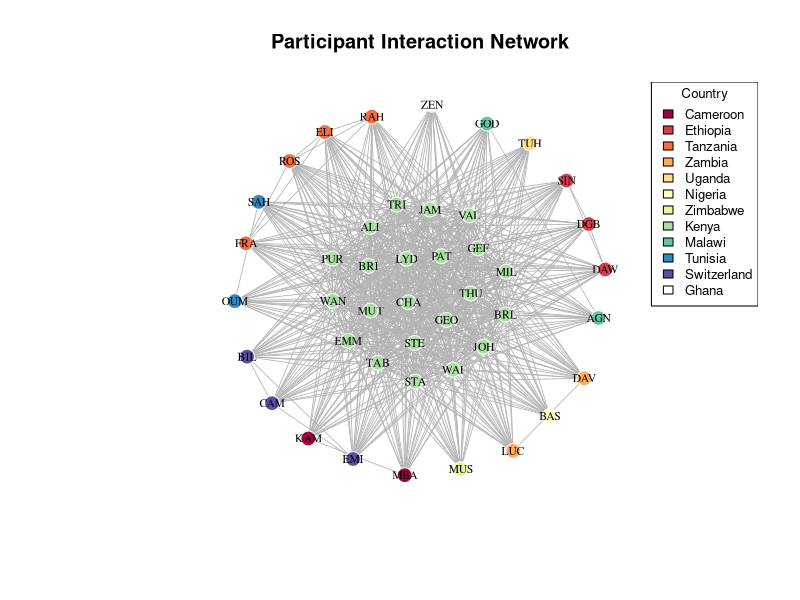
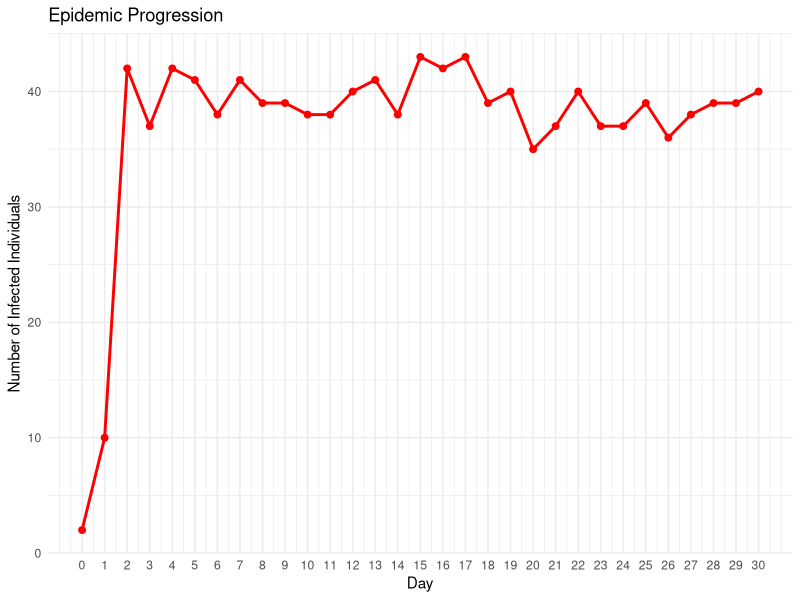
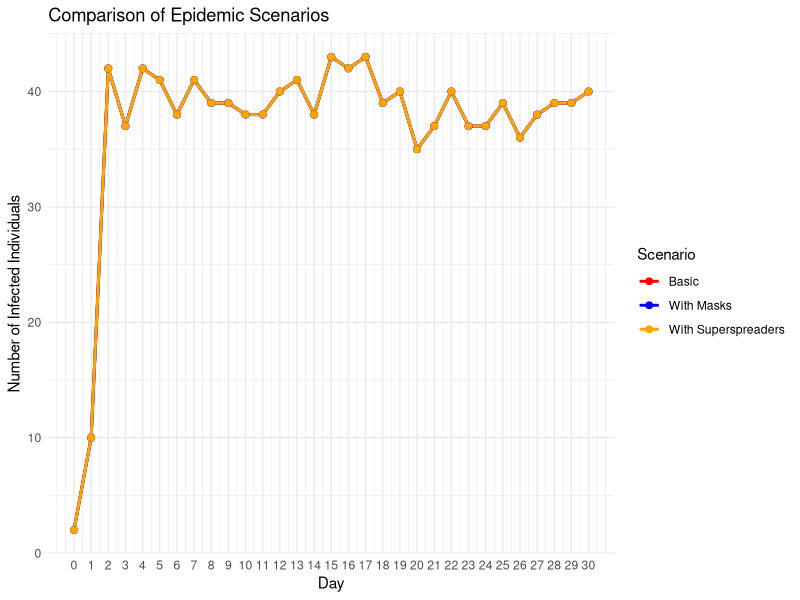
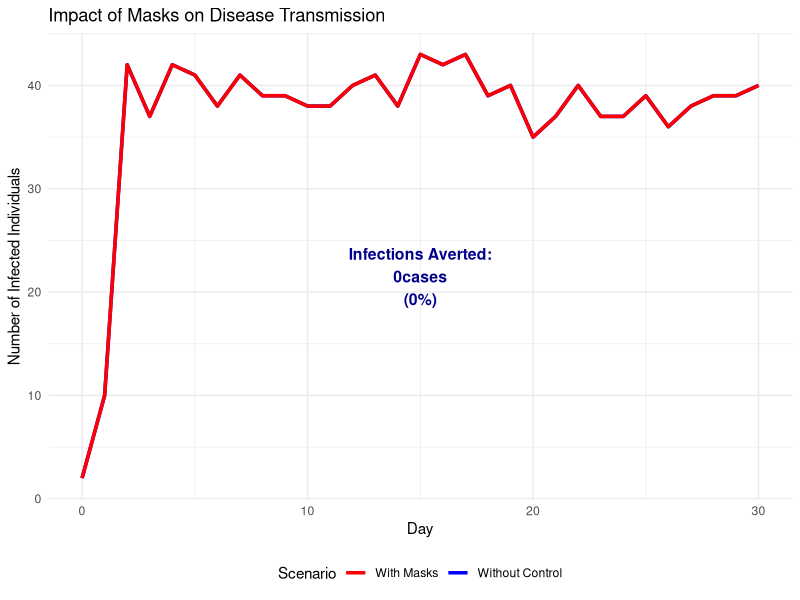
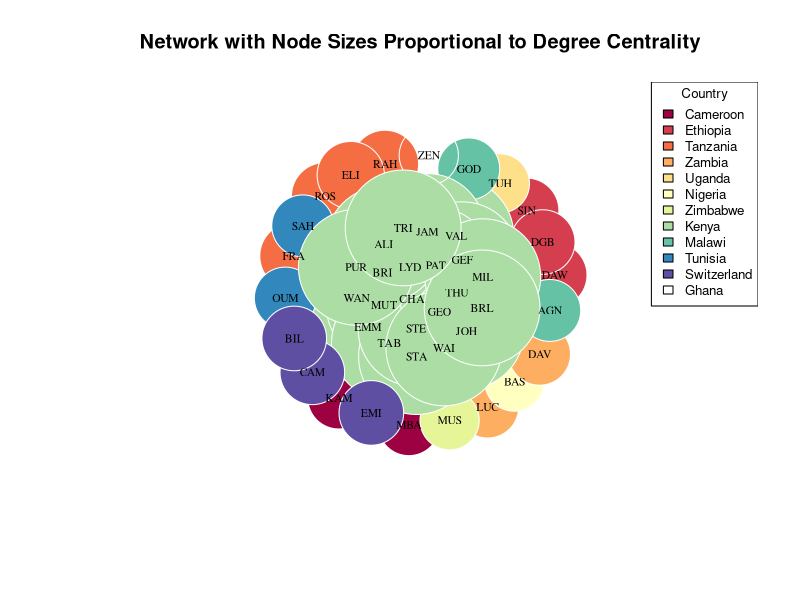
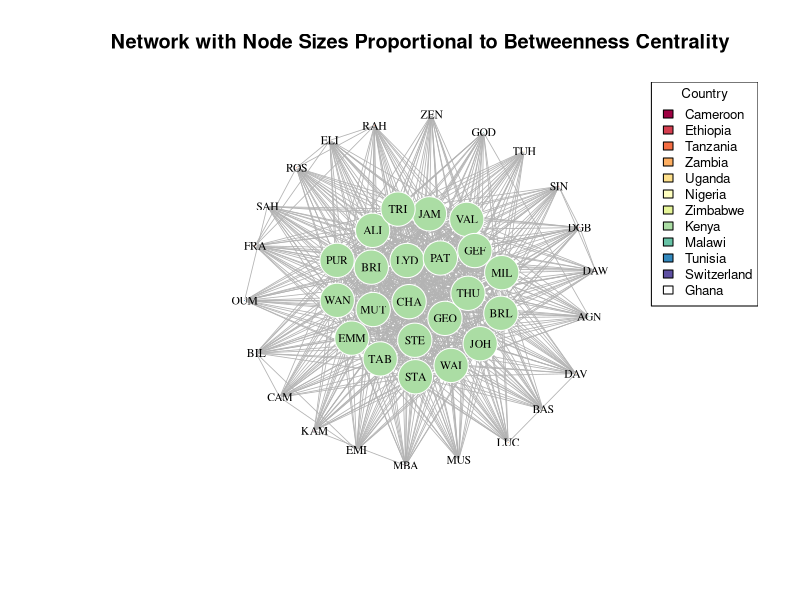
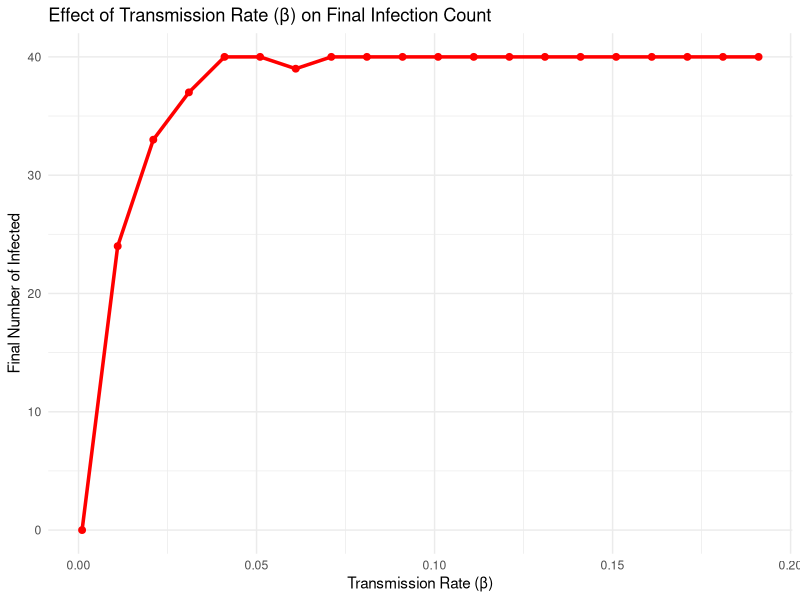
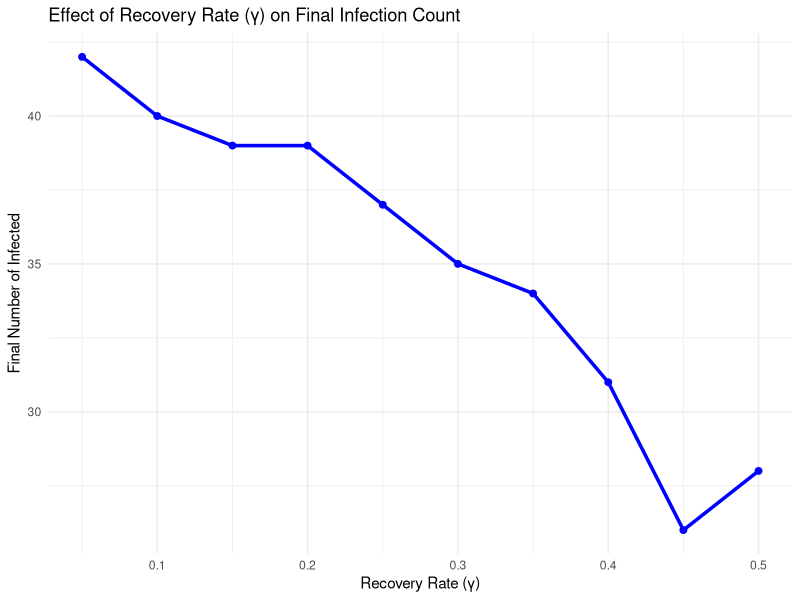

The R source for these figures, in order:
###### The following exercise ####
##Network Analysis and SIS Epidemic Model##

####Project Description####

##This project introduces the intersection of network analysis and epidemic modeling through 
## a hands-on exploration of disease transmission dynamics. Using a dataset of participants 
## from various countries attending a Malaria Modelling modular program in Nairobi, Kenya, 
## participants learn to construct social networks based on participants interaction patterns 
## and simulate disease spread using a Susceptible-Infected-Susceptible (SIS) model.

##The project aims to demonstrate how network structure influences epidemic outcomes by modeling 
## connections between individuals from the same countries, with Kenya serving as a hub connecting 
## participants from different nations. The aim is to explore key epidemiological concepts including 
## transmission rates (β), recovery rates (γ), and intervention strategies like wearing masks and 
##identification of superspreaders.

##Through this practical exercise, participants should gain a hands-on experience with network visualization, 
## epidemic simulation, and quantitative analysis of public health interventions. The goals is to emphasize 
## applications by examining scenarios such as the impact of protective measures introduced mid-outbreak 
## and the role of highly connected individuals in accelerating disease spread.

##Exercises are presented at the end of this tutorial

##############################################################################

#Packages for this work
library(igraph) # For graphs
library(ggplot2) # For plots
library(dplyr) # For manipulation
library(RColorBrewer) # For colours

##Create the dataset - participants, and their country of origin.
data <- data.frame( Participant = c("KAM", "SIN", "RAH", "DAW", "LUC", "TUH", "BAS", "MBA", 
                                    "MUS", "DAV", "CHA", "EMM", "LYD", "VAL", "GOD", "AGN", 
                                    "ROS", "FRA", "JAM", "DGB", "ELI", "WAN", "MUT", "GEO", 
                                    "GEF", "SAH", "PAT", "TAB", "BRI", "STA", "OUM", "STE", 
                                    "THU", "EMI", "CAM", "ZEN", "BIL", "JOH", "ALI", "PUR", 
                                    "WAI", "MIL", "BRL", "TRI"),  
                    Country = c("Cameroon", "Ethiopia", "Tanzania", "Ethiopia", "Zambia", 
                                "Uganda", "Nigeria", "Cameroon", "Zimbabwe", "Zambia", "Kenya", 
                                "Kenya", "Kenya", "Kenya", "Malawi", "Malawi", "Tanzania", "Tanzania", 
                                "Kenya", "Ethiopia", "Tanzania", "Kenya", "Kenya", "Kenya", "Kenya", 
                                "Tunisia", "Kenya", "Kenya", "Kenya", "Kenya", "Tunisia", "Kenya", 
                                "Kenya", "Switzerland", "Switzerland", "Ghana", "Switzerland", "Kenya", 
                                "Kenya", "Kenya", "Kenya", "Kenya", "Kenya", "Kenya"))

#####PART 1. NETWORK CONSTRUCION ####

##Remember Networks are based on matrices - adjacency matrix defines who is connected to whom.
##Create an adjacency matrix based on connection rules: 
#a) People from same country are connected; 
#b) Non-Kenyans are also connected to Kenyans. 
create_network <- function(data) {
  n <- nrow(data)
  adj_matrix <- matrix(0, n, n)
  rownames(adj_matrix) <- colnames(adj_matrix) <- data$Participant
  
  for(i in 1:n) {
    for(j in 1:n) {
      if(i != j) {
##Same country connect
        if(data$Country[i] == data$Country[j]) {
          adj_matrix[i,j] <- 1
        }
##Non-Kenyans connect to Kenyans
        else if(data$Country[i] != "Kenya" & data$Country[j] == "Kenya") {
          adj_matrix[i,j] <- 1
        }
        else if(data$Country[i] == "Kenya" & data$Country[j] != "Kenya") {
          adj_matrix[i,j] <- 1
        }
      }
    }
  }
  return(adj_matrix)
}

##Create the network and add attributes - what is an attribute?

adj_matrix <- create_network(data) ### Explore the adjacency 
adj_matrix
g <- graph_from_adjacency_matrix(adj_matrix, mode = "undirected") #What does undirected mean? How does it differ from a directed graph?
#g
##Add attributes
V(g)$country <- data$Country
V(g)$name <- data$Participant

##Create and visualize the network
plot_network <- function(g, data) {
##Color nodes by country
countries <- unique(data$Country)
colors <- RColorBrewer::brewer.pal(min(length(countries), 11), "Spectral")
country_colors <- setNames(colors[1:length(countries)], countries)
  
##Set vertex colors using the country attribute
V(g)$color <- country_colors[V(g)$country]
  
##Set the graph layout - there are many layouts - please explore them
set.seed(123)
layout <- layout_with_fr(g)
  
##Plot
plot(g,
     layout = layout,
     vertex.size = 8,
     vertex.label = V(g)$name,  # Explicitly use vertex names - what if you don't want to have people's names on the vertices? How would you modify this?
     vertex.label.cex = 0.7,
     vertex.label.color = "black",
     vertex.frame.color = "white",
     edge.color = "gray70",
     edge.width = 0.8,
     main = "Participant Interaction Network")
  
##Add legend - you can change position or text size
legend("topright", legend = countries, fill = country_colors, cex = 0.8, title = "Country")
}

###Plot the network
plot_network(g, data)


##############################################################################
###Now you have a network - what is it showing? Why circle? Are there other things you can explore from this?

###You can stop here - and explore the network parameters - density, degree (in/out degree), betweenness and other centrality metrics.

####What type of questions can one explore with network analysis####
##What is my outcome of analysis?
# • Node-level
# • Edge-level
# • Network structure and topology (as a whole)
# • Process (sequence of events
##Outcome variables
# • Traits of nodes (e.g., Disease state)– Do nodes of different classes have different attributes?– Do connectivity and network position determine infection risk?
#   • Edge values– What determines whether two nodes are linked?– Do linked nodes share certain attributes?
#   • Network topology– What determines the structure of networks?– Does infection influence network structure?
#   • Transmission processes– Does the spread of a pathogen depend on network structure?– Simulation modeling

####Part 2 -SIS Epidemic Modelling ####
sis_model <- function(adj_matrix, beta, gamma, initial_infected, days, superspreaders = NULL, mask_day = NULL, mask_efficacy = 0.3) {
  n <- nrow(adj_matrix)
  participants <- rownames(adj_matrix)
  
##Initialize states: 0 = Susceptible, 1 = Infected
  states <- matrix(0, nrow = days + 1, ncol = n)
  colnames(states) <- participants
  
##Set initial infected
  states[1, initial_infected] <- 1
  
##Track daily infections for incidence calculation
  daily_new_infections <- rep(0, days + 1)
  
##Superspreaders - who is a suer spreader?
  ss_multiplier <- rep(1, n)
  if(!is.null(superspreaders)) {
    ss_idx <- which(participants %in% superspreaders)
    ss_multiplier[ss_idx] <- 5  # 5x transmission rate
  }
  
  for(day in 1:days) {
    current_state <- states[day, ]
    new_state <- current_state
    new_infections <- 0
    
##Apply Intervention - masking effect if applicable
    current_beta <- beta
    if(!is.null(mask_day) && day >= mask_day) {
      current_beta <- beta * (1 - mask_efficacy)
    }
    
    for(i in 1:n) {
      if(current_state[i] == 0) {  # If susceptible
##Calculate infection probability from infected neighbors
    infected_neighbors <- which(current_state == 1 & adj_matrix[i, ] == 1)
    if(length(infected_neighbors) > 0) {
##Calculate total force of infection
      total_force <- 0
      for(neighbor in infected_neighbors) {
        total_force <- total_force + current_beta * ss_multiplier[neighbor]
          }
          
##Probability of infection (1 - probability of avoiding all infections)
      prob_infection <- 1 - exp(-total_force)
      if(runif(1) < prob_infection) {
        new_state[i] <- 1
        new_infections <- new_infections + 1
        }
        }
      } else {  ##If infected
##Recovery
        if(runif(1) < gamma) {
          new_state[i] <- 0
        }
      }
    }
    states[day + 1, ] <- new_state
    daily_new_infections[day + 1] <- new_infections
  }
  
  return(list(states = states, daily_new_infections = daily_new_infections))
}

###3 - SIMULATIONS

# Set parameters
beta <- 0.4
gamma <- 0.1
days <- 30

##Find participant indices
zeinabu_idx <- which(data$Participant == "ZEN")
agnes_idx <- which(data$Participant == "AGN")
initial_infected <- c("ZEN", "AGN")

##Scenario 1: Basic SIS model
set.seed(42)
result1 <- sis_model(adj_matrix, beta, gamma, initial_infected, days) #Explore

##Scenario 2: With masks from day 3
set.seed(42)
result2 <- sis_model(adj_matrix, beta, gamma, initial_infected, days, mask_day = 3)

##Scenario 3: With superspreaders
superspreaders <- c("BAS", "BIL", "MUT", "PUR") #Are these the superspreaders? Who is a superspreader? What criteria do we use to identify a superspreader? Hint: Network metrics. 
set.seed(42)
result3 <- sis_model(adj_matrix, beta, gamma, initial_infected, days, superspreaders = superspreaders)

####Part 4. ANALYSIS AND RESULTS ####

##Epidemic Results

# a) Number of infected on days 2, 4, 8
infected_day2 <- sum(result1$states[3, ])  # Day 2 (row 3, 0-indexed)
infected_day4 <- sum(result1$states[5, ])  # Day 4
infected_day5 <- sum(result1$states[5, ])  # Day 5
infected_day8 <- sum(result1$states[9, ])  # Day 8

cat("a) Number of infected individuals:\n")
cat("   Day 2:", infected_day2, "people\n")
cat("   Day 4:", infected_day4, "people\n")
cat("   Day 8:", infected_day8, "people\n\n")

# b) Incidence at day 8
incidence_day8 <- result1$daily_new_infections[5]
cat("b) Incidence on Day 5:", incidence_day8, "new infections\n\n")

# c) Infections averted with masks
infected_day5_masks <- sum(result2$states[5, ])
infections_averted <- infected_day5 - infected_day5_masks
cat("c) With masks from Day 5:\n")
cat("   Infections on Day 5 with masks:", infected_day5_masks, "\n")
cat("   Infections averted:", infections_averted, "\n\n")

# d) Network metrics
cat("d) Network Metrics:\n")

# i) Density
density_val <- edge_density(g)
cat("   i) Network density:", round(density_val, 3), "\n")

# ii) Superspreader analysis
cat("   ii) Superspreader analysis:\n")
infected_normal <- sum(result1$states[6, ])
infected_superspreaders <- sum(result3$states[6, ])
cat("       Without superspreaders: ", infected_normal, " infected\n")
cat("       With superspreaders: ", infected_superspreaders, " infected\n")
cat("       Additional infections from superspreaders: ", infected_superspreaders - infected_normal, "\n")

## iii) Effect of interaction rate changes
cat("   iii) Effect of changing interaction rates:\n")
betas <- c(0.01, 0.02, 0.03, 0.04, 0.05)
final_infected <- numeric(length(betas))

for(i in seq_along(betas)) {
  set.seed(42)
  temp_result <- sis_model(adj_matrix, betas[i], gamma, initial_infected, days)
  final_infected[i] <- sum(temp_result$states[6, ])
}

beta_results <- data.frame(Beta = betas, Final_Infected = final_infected)
print(beta_results)

####Part 5. VISUALIZATION OF EPIDEMIC PROGRESSION ####
plot_epidemic <- function(states) {
  days <- nrow(states) - 1
  infected_counts <- rowSums(states)
  
  df <- data.frame(
    Day = 0:days,
    Infected = infected_counts
  )
  
  ggplot(df, aes(x = Day, y = Infected)) +
    geom_line(color = "red", size = 1) +
    geom_point(color = "red", size = 2) +
    labs(title = "Epidemic Progression",
         x = "Day",
         y = "Number of Infected Individuals") +
    theme_minimal() +
    scale_x_continuous(breaks = 0:days)
}

##Plot epidemic progression
print(plot_epidemic(result1$states))

##Comparison plot
compare_df <- data.frame(
  Day = rep(0:days, 3),
  Infected = c(rowSums(result1$states), rowSums(result2$states), rowSums(result3$states)),
  Scenario = rep(c("Basic", "With Masks", "With Superspreaders"), each = days + 1)
)

comparison_plot <- ggplot(compare_df, aes(x = Day, y = Infected, color = Scenario)) +
  geom_line(size = 1) +
  geom_point(size = 2) +
  labs(title = "Comparison of Epidemic Scenarios",
       x = "Day",
       y = "Number of Infected Individuals") +
  theme_minimal() +
  scale_x_continuous(breaks = 0:days) +
  scale_color_manual(values = c("red", "blue", "orange"))

print(comparison_plot)

##Enhanced infections averted visualization as a shaded area
plot_infections_averted <- function(result_no_control, result_with_control, intervention_name = "Intervention") {
  days <- nrow(result_no_control$states) - 1
  
##Calculate infections for both scenarios
no_control <- rowSums(result_no_control$states)
with_control <- rowSums(result_with_control$states)
  
##Calculate total infections averted
total_averted <- sum(no_control) - sum(with_control)
percentage_averted <- round((total_averted / sum(no_control)) * 100, 1)
  
##Create data frame
df <- data.frame(
  Day = 0:days,
  No_Control = no_control,
  With_Control = with_control
  )
##Plot
p <- ggplot(df, aes(x = Day)) +
##Shaded area between curves
geom_ribbon(aes(ymin = With_Control, ymax = No_Control),
            fill = "lightblue", alpha = 0.7) +
##Lines for both scenarios
geom_line(aes(y = No_Control, color = "Without Control"), size = 1.2) +
geom_line(aes(y = With_Control, color = paste("With", intervention_name)), size = 1.2) +
##Add text annotation in shaded area
  annotate("text", x = days/2, y = max(no_control)/2, 
           label = paste("Infections Averted:\n", total_averted, "cases\n(", percentage_averted, "%)", sep = ""), size = 4, fontface = "bold", color = "darkblue") +
  labs(title = paste("Impact of", intervention_name, "on Disease Transmission"), x = "Day", y = "Number of Infected Individuals", color = "Scenario") +
  theme_minimal() +
  scale_color_manual(values = c("red", "blue")) +
  theme(legend.position = "bottom")
return(p)
}

##Show infections averted with masks
print(plot_infections_averted(result1, result2, "Masks"))

##Summary
cat("Network has", vcount(g), "participants and", ecount(g), "connections\n")
cat("Density:", round(density_val, 3), "- indicates a", 
    ifelse(density_val > 0.5, "highly", "moderately"), "connected network\n")

##############################################################################
##EXERCISE AND SOLUTIONS##

##Exercise 1: Network Exploration and Visualization

cat("\n=== EXERCISE 1: NETWORK EXPLORATION ===\n")

## a). Modify the network to show node sizes proportional to degree centrality
plot_network_degree <- function(g, data) {
##Calculate degree centrality
  degrees <- degree(g)
  
##Color nodes by country
  countries <- unique(data$Country)
  colors <- RColorBrewer::brewer.pal(min(length(countries), 11), "Spectral")
  country_colors <- setNames(colors[1:length(countries)], countries)
  V(g)$color <- country_colors[V(g)$country]
  
##Layout
  set.seed(123)
  layout <- layout_with_fr(g)
  
##Plot with node sizes proportional to degree
  plot(g, 
       layout = layout,
       vertex.size = degrees * 2,  # Scale degree for visibility
       vertex.label = V(g)$name,
       vertex.label.cex = 0.7,
       vertex.label.color = "black",
       vertex.frame.color = "white",
       edge.color = "gray70",
       edge.width = 0.8,
       main = "Network with Node Sizes Proportional to Degree Centrality")
  
  legend("topright", legend = countries, fill = country_colors, cex = 0.8, title = "Country")
}

plot_network_degree(g, data)

###Exercise 1.1- What is betweenness centrality. Redraw the network with node sizes proportional to the node betweenness. How does this differ from degree centrality?
###________________###
###      Answer    ###
###________________###

plot_network_betweenness <- function(g, data) {
  ##Calculate degree centrality
  betweenness <- betweenness(g)
  
  ##Color nodes by country
  countries <- unique(data$Country)
  colors <- RColorBrewer::brewer.pal(min(length(countries), 11), "Spectral")
  country_colors <- setNames(colors[1:length(countries)], countries)
  V(g)$color <- country_colors[V(g)$country]
  
  ##Layout
  set.seed(123)
  layout <- layout_with_fr(g)
  
  ##Plot with node sizes proportional to degree
  plot(g, 
       layout = layout,
       vertex.size = betweenness * 2,  # Scale degree for visibility
       vertex.label = V(g)$name,
       vertex.label.cex = 0.7,
       vertex.label.color = "black",
       vertex.frame.color = "white",
       edge.color = "gray70",
       edge.width = 0.8,
       main = "Network with Node Sizes Proportional to Betweenness Centrality")
  
  legend("topright", legend = countries, fill = country_colors, cex = 0.8, title = "Country")
}

plot_network_betweenness(g, data)



## b). Calculate and compare degree centrality for Kenya vs other countries
degrees <- degree(g)
kenya_degrees <- degrees[data$Country == "Kenya"]
other_degrees <- degrees[data$Country != "Kenya"]

cat("b) Degree Centrality Comparison:\n")
cat("   Kenya participants - Mean degree:", round(mean(kenya_degrees), 2), "\n")
cat("   Other countries - Mean degree:", round(mean(other_degrees), 2), "\n")
cat("   Kenya participants are", round(mean(kenya_degrees)/mean(other_degrees), 1), "times more connected\n\n")

##Exercise 1.2 - Calculate and compare betweenness centrality for Kenya vs other countries
###________________###
###      Answer    ###
###________________###

betweenness <- betweenness(g)
kenya_degrees <- betweenness[data$Country == "Kenya"]
other_degrees <- betweenness[data$Country != "Kenya"]

cat("b) Betweenness Centrality Comparison:\n")
cat("   Kenya participants - Mean degree:", round(mean(kenya_degrees), 2), "\n")
cat("   Other countries - Mean degree:", round(mean(other_degrees), 2), "\n")
cat("   Kenya participants are", round(mean(kenya_degrees)/mean(other_degrees), 1), "times more connected\n\n")

## c). Identify top 3 most connected individuals
top_connected <- sort(degrees, decreasing = TRUE)[1:3]
cat("c) Top 3 most connected individuals:\n")
for(i in 1:3) {
  participant <- names(top_connected)[i]
  connections <- top_connected[i]
  country <- data$Country[data$Participant == participant]
  cat("   ", i, ".", participant, "(", country, ") -", connections, "connections\n")
}


##Exercise 1.3 - Identify least 3 connected individuals
###________________###
###      Answer    ###
###________________###
least_connected <- sort(degrees, decreasing = FALSE)[1:3]
cat("c) Least 3  connected individuals:\n")
for(i in 1:3) {
  participant <- names(least_connected)[i]
  connections <- least_connected[i]
  country <- data$Country[data$Participant == participant]
  cat("   ", i, ".", participant, "(", country, ") -", connections, "connections\n")
}


##Exercise 2: Parameter Sensitivity Analysis

cat("\n=== EXERCISE 2: PARAMETER SENSITIVITY ===\n")

## a) & b). Run SIS model with different β values and plot
betas <- seq(0.001, 0.2, by = 0.01)
final_infected_beta <- numeric(length(betas))

for(i in seq_along(betas)) {
  set.seed(42)
  temp_result <- sis_model(adj_matrix, betas[i], gamma, initial_infected, days)
  final_infected_beta[i] <- sum(temp_result$states[days + 1, ])
}

# Plot β sensitivity
beta_df <- data.frame(Beta = betas, Final_Infected = final_infected_beta)
beta_df
beta_plot <- ggplot(beta_df, aes(x = Beta, y = Final_Infected)) +
  geom_line(color = "red", size = 1.2) +
  geom_point(color = "red", size = 2) +
  labs(title = "Effect of Transmission Rate (β) on Final Infection Count",
       x = "Transmission Rate (β)",
       y = "Final Number of Infected") +
  theme_minimal()
print(beta_plot)

##Exercise 2.1 - Why does the infection plateau? What's the epidemiological phenomenon?

## c). Vary γ while keeping β constant
gammas <- seq(0.05, 0.5, by = 0.05)
final_infected_gamma <- numeric(length(gammas))

for(i in seq_along(gammas)) {
  set.seed(42)
  temp_result <- sis_model(adj_matrix, 0.4, gammas[i], initial_infected, days)
  final_infected_gamma[i] <- sum(temp_result$states[days + 1, ])
}

# Plot γ sensitivity
gamma_df <- data.frame(Gamma = gammas, Final_Infected = final_infected_gamma)
gamma_df
gamma_plot <- ggplot(gamma_df, aes(x = Gamma, y = Final_Infected)) +
  geom_line(color = "blue", size = 1.2) +
  geom_point(color = "blue", size = 2) +
  labs(title = "Effect of Recovery Rate (γ) on Final Infection Count",
       x = "Recovery Rate (γ)",
       y = "Final Number of Infected") +
  theme_minimal()
print(gamma_plot)

## d). Calculate R₀ and plot
R0_values <- betas / gamma  # Using gamma = 0.1
R0_df <- data.frame(Beta = betas, R0 = R0_values, Final_Infected = final_infected_beta)

R0_plot <- ggplot(R0_df, aes(x = R0, y = Final_Infected)) +
  geom_line(color = "purple", size = 1.2) +
  geom_point(color = "purple", size = 2) +
  geom_vline(xintercept = 1, linetype = "dashed", color = "red", size = 1) +
  annotate("text", x = 1.2, y = max(final_infected_beta)/2, label = "R₀ = 1\n(Threshold)", color = "red") +
  labs(title = "Basic Reproduction Number (R₀) vs Final Infections",
       x = "Basic Reproduction Number (R₀)",
       y = "Final Number of Infected") +
  theme_minimal()
print(R0_plot)

cat("d) R₀ Analysis: Epidemic threshold occurs at R₀ = 1\n")
cat("   When R₀ < 1: Disease dies out\n")
cat("   When R₀ > 1: Disease persists and spreads\n\n")

##Exercise 2.2 - What is R₀? How would you use the knowledge of R₀ for disease control? What's another way tomcalculate R₀ as Billy showed in class? 

##Exercise 3: Intervention Timing Analysis

cat("\n=== EXERCISE 3: INTERVENTION TIMING ===\n")

## a) & b). Implement masks on different days and calculate infections averted
intervention_days <- 1:6
infections_averted_list <- numeric(length(intervention_days))
mask_efficacy <- 0.4

for(i in seq_along(intervention_days)) {
  set.seed(42)
  result_mask <- sis_model(adj_matrix, beta, gamma, initial_infected, days, 
                           mask_day = intervention_days[i], mask_efficacy = mask_efficacy)
  
  # Calculate total infections over entire period
  total_no_mask <- sum(rowSums(result1$states))
  total_with_mask <- sum(rowSums(result_mask$states))
  infections_averted_list[i] <- total_no_mask - total_with_mask
}

## c). Create bar chart
timing_df <- data.frame(
  Day = intervention_days,
  Infections_Averted = infections_averted_list
)

timing_plot <- ggplot(timing_df, aes(x = factor(Day), y = Infections_Averted)) +
  geom_bar(stat = "identity", fill = "steelblue", alpha = 0.7) +
  geom_text(aes(label = Infections_Averted), vjust = -0.3) +
  labs(title = "Infections Averted by Day of Mask Intervention",
       subtitle = "Earlier intervention = More infections prevented",
       x = "Day of Intervention",
       y = "Total Infections Averted") +
  theme_minimal()
print(timing_plot)

cat("c) Intervention Timing Results:\n")
for(i in seq_along(intervention_days)) {
  cat("   Day", intervention_days[i], "intervention:", infections_averted_list[i], "infections averted\n")
}

cat("\nd) Early intervention is more effective because:\n")
cat("   - Smaller infected population to control\n")
cat("   - Prevents exponential growth phase\n")
cat("   - Delays can lead to overwhelming healthcare systems\n\n")

###________________###
###      Answer    ###
###________________###

## a) & b). Implement masks on different days and calculate infections averted
intervention_days <- 1:12
infections_averted_list <- numeric(length(intervention_days))
mask_efficacy <- 0.4

for(i in seq_along(intervention_days)) {
  set.seed(42)
  result_mask <- sis_model(adj_matrix, beta, gamma, initial_infected, days, 
                           mask_day = intervention_days[i], mask_efficacy = mask_efficacy)
  
  # Calculate total infections over entire period
  total_no_mask <- sum(rowSums(result1$states))
  total_with_mask <- sum(rowSums(result_mask$states))
  infections_averted_list[i] <- total_no_mask - total_with_mask
}

## c). Create bar chart
timing_df <- data.frame(
  Day = intervention_days,
  Infections_Averted = infections_averted_list
)

timing_plot <- ggplot(timing_df, aes(x = factor(Day), y = Infections_Averted)) +
  geom_bar(stat = "identity", fill = "steelblue", alpha = 0.7) +
  geom_text(aes(label = Infections_Averted), vjust = -0.3) +
  labs(title = "Infections Averted by Day of Mask Intervention",
       subtitle = "Earlier intervention = More infections prevented",
       x = "Day of Intervention",
       y = "Total Infections Averted") +
  theme_minimal()
print(timing_plot)

cat("c) Intervention Timing Results:\n")
for(i in seq_along(intervention_days)) {
  cat("   Day", intervention_days[i], "intervention:", infections_averted_list[i], "infections averted\n")
}

cat("\nd) Early intervention is more effective because:\n")
cat("   - Smaller infected population to control\n")
cat("   - Prevents exponential growth phase\n")
cat("   - Delays can lead to overwhelming healthcare systems\n\n")

##Exercise 4: Superspreader Impact Assessment

cat("\n=== EXERCISE 4: SUPERSPREADER ANALYSIS ===\n")

## a). Identify top 6 most connected individuals
top6_connected <- sort(degrees, decreasing = TRUE)[1:6]
top6_names <- names(top6_connected)

cat("a) Top 6 most connected individuals:\n")
for(i in 1:6) {
  cat("   ", i, ".", top6_names[i], "-", top6_connected[i], "connections\n")
}




##Exercise 31. - Who are the top 6 most connected individuals abased on betweenness? Do they differ from those based on degree centrality? Comment on whether they are different or the same - why?


###________________###
###      Answer    ###
###________________###

top6_connected_between <- sort(betweenness, decreasing = TRUE)[1:6]
top6_between_names <- names(top6_connected_between)

cat("a) Top 6 most connected individuals:\n")
for(i in 1:6) {
  cat("   ", i, ".", top6_between_names[i], "-", top6_connected_between[i], "connections\n")
}

## b) & c). Compare superspreader scenarios
# Scenario 1: Top 6 most connected as superspreaders
set.seed(42)
result_ss_connected <- sis_model(adj_matrix, beta, gamma, initial_infected, days, superspreaders = top6_names)

# Scenario 2: Random 6 people as superspreaders
set.seed(123)
random_ss <- sample(data$Participant, 6)
set.seed(42)
result_ss_random <- sis_model(adj_matrix, beta, gamma, initial_infected, days, superspreaders = random_ss)

## d). Calculate superspreader effects
baseline_infections <- sum(rowSums(result1$states))
connected_ss_infections <- sum(rowSums(result_ss_connected$states))
random_ss_infections <- sum(rowSums(result_ss_random$states))

connected_effect <- round(((connected_ss_infections - baseline_infections) / baseline_infections) * 100, 1)
random_effect <- round(((random_ss_infections - baseline_infections) / baseline_infections) * 100, 1)

cat("\nb-d) Superspreader Effect Analysis:\n")
cat("   Baseline (no superspreaders):", baseline_infections, "total infections\n")
cat("   Most connected as superspreaders:", connected_ss_infections, "total infections (", connected_effect, "% increase)\n")
cat("   Random people as superspreaders:", random_ss_infections, "total infections (", random_effect, "% increase)\n")

##Exercise 3.1 - Calculate the superspreader effect based on betweenness centrality, and compare most connected as superspreader and random people as superspreader vs baseline? Do they differ from when using degree centrality?



###________________###
###      Answer    ###
###________________###

## b) & c). Compare superspreader scenarios
# Scenario 1: Top 6 most connected as superspreaders

set.seed(42)
result_ss_connected_between <- sis_model(adj_matrix, beta, gamma, initial_infected, days, superspreaders = top6_between_names)

# Scenario 2: Random 6 people as superspreaders
set.seed(123)
random_ss_between <- sample(data$Participant, 6)
set.seed(42)
result_ss_random_between <- sis_model(adj_matrix, beta, gamma, initial_infected, days, superspreaders = random_ss_between)

## d). Calculate superspreader effects
baseline_infections_between <- sum(rowSums(result1$states))
connected_ss_infections_between <- sum(rowSums(result_ss_connected_between$states))
random_ss_infections_between <- sum(rowSums(result_ss_random_between$states))

connected_effect_between <- round(((connected_ss_infections_between - baseline_infections_between) / baseline_infections_between) * 100, 1)
random_effect <- round(((random_ss_infections_between - baseline_infections_between) / baseline_infections_between) * 100, 1)

cat("\nb-d) Superspreader Effect Analysis:\n")
cat("   Baseline (no superspreaders):", baseline_infections_between, "total infections\n")
cat("   Most connected as superspreaders:", connected_ss_infections_between, "total infections (", connected_effect, "% increase)\n")
cat("   Random people as superspreaders:", random_ss_infections_between, "total infections (", random_effect, "% increase)\n")



## e). Design targeted intervention
# Target the most connected individuals for intervention (e.g., isolation)
# Simple approach: remove top 3 most connected from network
adj_matrix_targeted <- adj_matrix
top3_indices <- which(rownames(adj_matrix) %in% names(top_connected)[1:3])

# Zero out connections for top 3 (simulate isolation)
adj_matrix_targeted[top3_indices, ] <- 0
adj_matrix_targeted[, top3_indices] <- 0

set.seed(42)
result_targeted <- sis_model(adj_matrix_targeted, beta, gamma, initial_infected, days)
targeted_infections <- sum(rowSums(result_targeted$states))

cat("\ne) Targeted Intervention (Isolate top 3 connected):\n")
cat("   With targeted intervention:", targeted_infections, "total infections\n")
cat("   Infections prevented:", baseline_infections - targeted_infections, "\n")
cat("   Effectiveness:", round(((baseline_infections - targeted_infections) / baseline_infections) * 100, 1), "% reduction\n\n")

##Exercise 3.3 - How many infections are prevented if we consider betweenness centrality for isolation? 

###________________###
###      Answer    ###
###________________###

top_connected_between <- sort(betweenness, decreasing = TRUE)[1:3]
cat("c) Top 3 most connected individuals based on betweeness:\n")
for(i in 1:3) {
  participant <- names(top_connected_between)[i]
  connections <- top_connected_between[i]
  country <- data$Country[data$Participant == participant]
  cat("   ", i, ".", participant, "(", country, ") -", connections, "connections\n")
}


adj_matrix_targeted_between <- adj_matrix
top3_indices_between <- which(rownames(adj_matrix) %in% names(top_connected_between)[1:3])

# Zero out connections for top 3 (simulate isolation)
adj_matrix_targeted_between[top3_indices_between, ] <- 0
adj_matrix_targeted_between[, top3_indices_between] <- 0

set.seed(42)
result_targeted_between <- sis_model(adj_matrix_targeted_between, beta, gamma, initial_infected, days)
targeted_infections_between <- sum(rowSums(result_targeted_between$states))

cat("\ne) Targeted Intervention (Isolate top 3 connected) based on betweeness:\n")
cat("   With targeted intervention:", targeted_infections, "total infections\n")
cat("   Infections prevented:", baseline_infections - targeted_infections_between, "\n")
cat("   Effectiveness:", round(((baseline_infections - targeted_infections_between) / baseline_infections) * 100, 1), "% reduction\n\n")

##Exercise 5: Network Structure Modification

cat("\n=== EXERCISE 5: NETWORK STRUCTURE COMPARISON ===\n")

## a). Create small-world network
create_small_world <- function(data, prob = 0.1) {
  n <- nrow(data)
  adj_matrix_sw <- matrix(0, n, n)
  rownames(adj_matrix_sw) <- colnames(adj_matrix_sw) <- data$Participant
  
  for(i in 1:n) {
    for(j in 1:n) {
      if(i != j && runif(1) < prob) {
        adj_matrix_sw[i,j] <- 1
      }
    }
  }
  return(adj_matrix_sw)
}

# Create small-world network
set.seed(456)
adj_matrix_sw <- create_small_world(data, 0.1)
g_sw <- graph_from_adjacency_matrix(adj_matrix_sw, mode = "undirected")

# Create random network for comparison
set.seed(789)
g_random <- erdos.renyi.game(nrow(data), edge_density(g), directed = FALSE)
V(g_random)$name <- data$Participant
adj_matrix_random <- as_adjacency_matrix(g_random, sparse = FALSE)

## b). Compare network structures
networks <- list(
  Original = list(graph = g, adj_matrix = adj_matrix),
  SmallWorld = list(graph = g_sw, adj_matrix = adj_matrix_sw),
  Random = list(graph = g_random, adj_matrix = adj_matrix_random)
)

##Run simulations on all networks
results_comparison <- list()
for(net_name in names(networks)) {
  set.seed(42)
  results_comparison[[net_name]] <- sis_model(
    networks[[net_name]]$adj_matrix, 0.4, 0.1, initial_infected, days
  )
}

##Calculate metrics
cat("b) Network Structure Comparison:\n")
for(net_name in names(networks)) {
  net_graph <- networks[[net_name]]$graph
  density <- round(edge_density(net_graph), 3)
  avg_path <- round(mean_distance(net_graph), 2)
  final_infections <- sum(results_comparison[[net_name]]$states[days + 1, ])
  
##Find time to peak
  daily_infections <- rowSums(results_comparison[[net_name]]$states)
  peak_day <- which.max(daily_infections) - 1
  
  cat("   ", net_name, "Network:\n")
  cat("     i) Density:", density, "\n")
  cat("     ii) Average path length:", avg_path, "\n")
  cat("     iii) Final infections:", final_infections, "\n")
  cat("     iv) Time to peak:", peak_day, "days\n\n")
}

##Visualize network structure comparison
comparison_epidemic_plot <- function(results_list) {
  all_data <- data.frame()
  
  for(net_name in names(results_list)) {
    infected_counts <- rowSums(results_list[[net_name]]$states)
    temp_df <- data.frame(
      Day = 0:days,
      Infected = infected_counts,
      Network = net_name
    )
    all_data <- rbind(all_data, temp_df)
  }
  
  ggplot(all_data, aes(x = Day, y = Infected, color = Network)) +
    geom_line(size = 1.2) +
    geom_point(size = 2) +
    labs(title = "Epidemic Progression Across Different Network Structures",
         subtitle = "Impact of network topology on disease spread",
         x = "Day",
         y = "Number of Infected Individuals") +
    theme_minimal() +
    scale_color_manual(values = c("red", "blue", "green")) +
    theme(legend.position = "bottom")
}

print(comparison_epidemic_plot(results_comparison))

##############################################################################
##FINAL EPIDEMIOLOGICAL QUESTION##

##Exercise 4 - General Epidemiological Modelling Questions


cat("\n=== EPIDEMIOLOGICAL RESEARCH QUESTION ===\n")

##Exercise 4.1 -  Read the following 
cat("Based on your analysis, answer the following research question:\n\n")
cat("QUESTION: You are a public health official planning intervention strategies\n")
cat("for a respiratory disease outbreak in a diverse international community.\n")
cat("Given limited resources, you must choose ONE of the following strategies:\n\n")

cat("Strategy A: Implement universal masking for everyone starting on Day 3\n")
cat("Strategy B: Identify and isolate the top 3 most connected individuals immediately\n")
cat("Strategy C: Implement random testing and isolation of 6 individuals on Day 1\n\n")

###############################################################################
####END OF Questiions - BONUS IMPLEMENTATION BELOW
###############################################################################


###Calculate effectiveness of each strategy
cat("ANALYSIS TO SUPPORT YOUR DECISION:\n")

###Strategy A: Universal masking from Day 3
set.seed(42)
strategy_A <- sis_model(adj_matrix, beta, gamma, initial_infected, days, mask_day = 3, mask_efficacy = 0.4)
infections_A <- sum(rowSums(strategy_A$states))

##Strategy B: Isolate top 3 connected (already calculated above)
infections_B <- targeted_infections

##Strategy C: Random isolation of 6 people
adj_matrix_random_isolation <- adj_matrix
set.seed(999)
random_isolated <- sample(1:nrow(adj_matrix), 6)
adj_matrix_random_isolation[random_isolated, ] <- 0
adj_matrix_random_isolation[, random_isolated] <- 0

set.seed(42)
strategy_C <- sis_model(adj_matrix_random_isolation, beta, gamma, initial_infected, days)
infections_C <- sum(rowSums(strategy_C$states))

baseline_total <- sum(rowSums(result1$states))

cat("Baseline (no intervention):", baseline_total, "total infections\n")
cat("Strategy A (Universal masks Day 3):", infections_A, "total infections -", 
    round(((baseline_total - infections_A)/baseline_total)*100, 1), "% reduction\n")
cat("Strategy B (Isolate top 3 connected):", infections_B, "total infections -", 
    round(((baseline_total - infections_B)/baseline_total)*100, 1), "% reduction\n")
cat("Strategy C (Random isolation of 6):", infections_C, "total infections -", 
    round(((baseline_total - infections_C)/baseline_total)*100, 1), "% reduction\n\n")

# Visual comparison of strategies
strategy_comparison <- data.frame(
  Day = rep(0:days, 4),
  Infected = c(rowSums(result1$states), rowSums(strategy_A$states), 
               rowSums(result_targeted$states), rowSums(strategy_C$states)),
  Strategy = rep(c("No Intervention", "Universal Masks (Day 3)", 
                   "Isolate Top 3 Connected", "Random Isolation (6 people)"), 
                 each = days + 1)
)

strategy_plot <- ggplot(strategy_comparison, aes(x = Day, y = Infected, color = Strategy)) +
  geom_line(size = 1.2) +
  geom_point(size = 1.5) +
  labs(title = "Comparison of Public Health Intervention Strategies",
       subtitle = "Which strategy would you choose and why?",
       x = "Day",
       y = "Number of Infected Individuals") +
  theme_minimal() +
  scale_color_manual(values = c("red", "blue", "green", "orange")) +
  theme(legend.position = "bottom")

print(strategy_plot)

cat("DISCUSSION POINTS FOR PARTICPANTS:\n")
cat("1. Which strategy is most effective in reducing total infections?\n")
cat("2. Consider the practical feasibility of each strategy:\n")
cat("   - Cost and resource requirements\n")
cat("   - Community acceptance and compliance\n")
cat("   - Ethical considerations\n")
cat("   - Speed of implementation\n\n")

cat("3. How might the effectiveness change if:\n")
cat("   - The outbreak started with more initial cases?\n")
cat("   - The transmission rate (β) was higher?\n")
cat("   - The recovery rate (γ) was lower?\n\n")

cat("4. What additional information would help you make a better decision?\n")
cat("5. How does network structure influence the success of different strategies?\n\n")

cat("BONUS ANALYSIS: Cost-Effectiveness\n")
cat("Assume costs: Universal masking = $1000, Isolation = $500/person\n")
infections_prevented_A <- baseline_total - infections_A
infections_prevented_B <- baseline_total - infections_B
infections_prevented_C <- baseline_total - infections_C

cost_A <- 1000
cost_B <- 3 * 500  # 3 people isolated
cost_C <- 6 * 500  # 6 people isolated

cost_effectiveness_A <- round(cost_A / infections_prevented_A, 0)
cost_effectiveness_B <- round(cost_B / infections_prevented_B, 0)
cost_effectiveness_C <- round(cost_C / infections_prevented_C, 0)

cat("Cost per infection prevented:\n")
cat("Strategy A: $", cost_effectiveness_A, " per infection prevented\n")
cat("Strategy B: $", cost_effectiveness_B, " per infection prevented\n")
cat("Strategy C: $", cost_effectiveness_C, " per infection prevented\n\n")

cat("=== SUMMARY FOR REFLECTION ===\n")
cat("This exercise demonstrates key epidemiological principles:\n")
cat("• Network structure critically influences disease transmission\n")
cat("• Early intervention is more effective than delayed action\n")
cat("• Targeted interventions can be more efficient than broad measures\n")
cat("• Public health decisions require balancing effectiveness, cost, and feasibility\n")
cat("• Mathematical modeling helps evaluate intervention strategies before implementation\n\n")

##############################################################################
